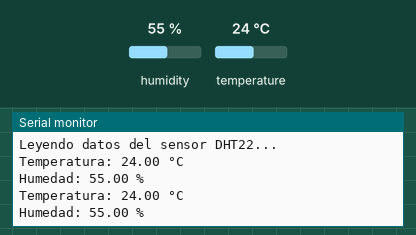
Simulated run of this sketch. Board: ESP32. Shown: the last lines printed to the serial monitor. The inputs (shaded band) are chosen by the test bench; at power-on: humidity 55 %, temperature 24 °C.

Above: at 4.8 s.
4.9 s: humidity set to 22 %
At 6.9 s:
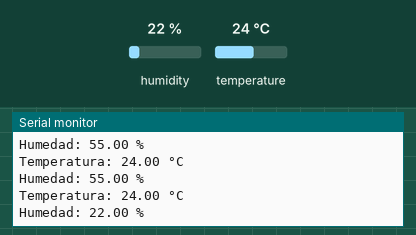
7.9 s: temperature set to 12 °C
At 8.6 s:
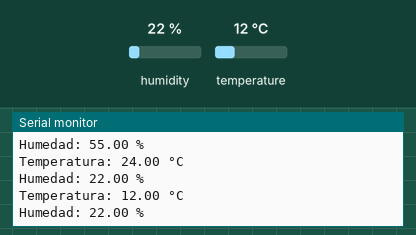
10.9 s: humidity set to 40 %
At 13.2 s:
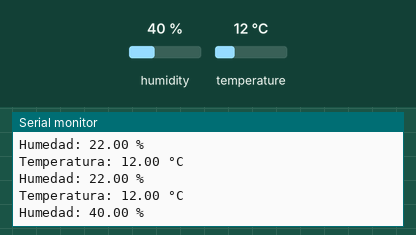
Timing chart, 0 to 14.7 s (numbered marks = the images above; inputs shaded):
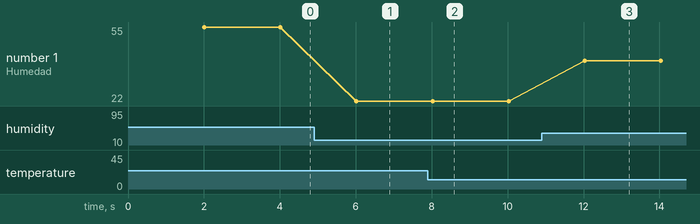

The sketch:

DHT22_test.ino
```cpp
#include <DHT.h>

// Pin de conexión del sensor DHT22 al Arduino
#define DHT_PIN 32

// Tipo de sensor DHT utilizado (DHT22)
#define DHT_TYPE DHT22

// Crear un objeto DHT
DHT dht(DHT_PIN, DHT_TYPE);

void setup() {
  Serial.begin(9600);
  Serial.println("Leyendo datos del sensor DHT22...");

  // Inicializar el sensor DHT
  dht.begin();
}

void loop() {
  // Retraso para evitar lecturas demasiado frecuentes
  delay(2000);

  // Leer la temperatura y la humedad del sensor DHT22
  float temperatura = dht.readTemperature();
  float humedad = dht.readHumidity();

  // Verificar si la lectura fue exitosa
  if (isnan(temperatura) || isnan(humedad)) {
    Serial.println("Error al leer el sensor DHT22. ¡Intentando nuevamente!");
    return;
  }

  // Imprimir los resultados en el puerto serie
  Serial.print("Temperatura: ");
  Serial.print(temperatura);
  Serial.println(" °C");

  Serial.print("Humedad: ");
  Serial.print(humedad);
  Serial.println(" %");
}
```

Measured:
- after the input at 4.9 s, the serial monitor: prints a new line after 1.1 s (image 1)
- after the input at 7.9 s, the serial monitor: prints a new line after 0.12 s (image 2)
- after the input at 10.9 s, the serial monitor: prints a new line after 1.1 s (image 3)
- plotted number 1: 55 → 22 after the input at 4.9 s, 22 → 40 after the input at 10.9 s
